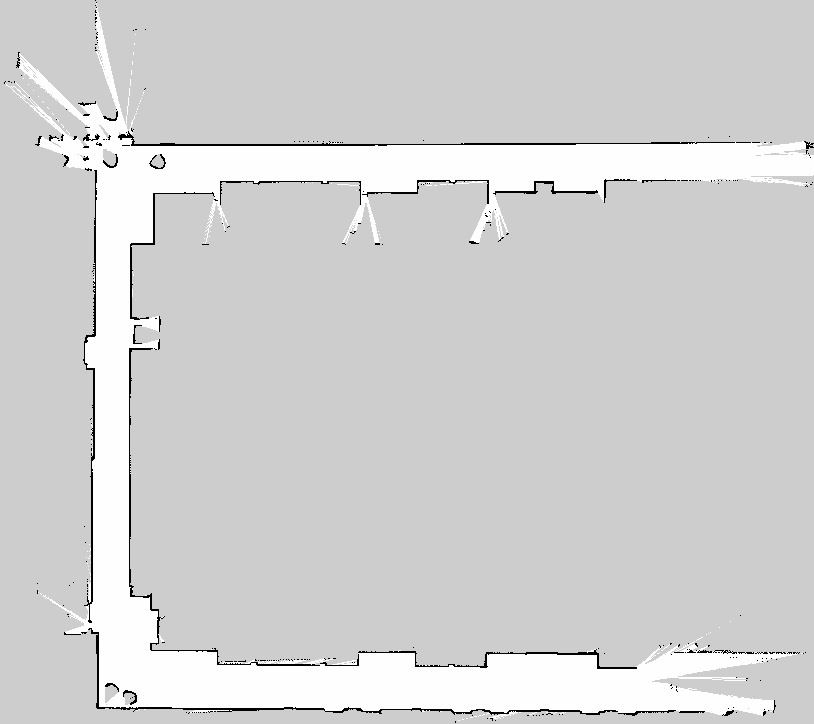
%> input picture deprecated/map/goodwin2dfloor.pgm, 814 x 724 px
$ octave process.m   (GNU Octave 9; MATLAB toolbox functions it lacks are replaced by stand-ins)
%> lines starting %> are read from the running program, lines starting %| are printed output that depends on the picture
### importfile.m
function db1 = importfile(filename, startRow, endRow)
%IMPORTFILE1 Import numeric data from a text file as a matrix.
%   DB1 = IMPORTFILE1(FILENAME) Reads data from text file FILENAME for the
%   default selection.
%
%   DB1 = IMPORTFILE1(FILENAME, STARTROW, ENDROW) Reads data from rows
%   STARTROW through ENDROW of text file FILENAME.
%
% Example:
%   db1 = importfile1('1477330902.txt', 1, 1985);
%
%    See also TEXTSCAN.

% Auto-generated by MATLAB on 2016/10/24 15:12:41

%% Initialize variables.
delimiter = '\t';
if nargin<=2
    startRow = 1;
    endRow = inf;
end

%% Format string for each line of text:
%   column1: double (%f)
%	column2: text (%s)
%   column3: double (%f)
%	column4: text (%s)
%   column5: double (%f)
%	column6: double (%f)
%   column7: text (%s)
% For more information, see the TEXTSCAN documentation.
formatSpec = '%f%s%f%s%f%f%s%[^\n\r]';

%% Open the text file.
fileID = fopen(filename,'r');

%% Read columns of data according to format string.
% This call is based on the structure of the file used to generate this
% code. If an error occurs for a different file, try regenerating the code
% from the Import Tool.
dataArray = textscan(fileID, formatSpec, endRow(1)-startRow(1)+1, 'Delimiter', delimiter, 'HeaderLines', startRow(1)-1, 'ReturnOnError', false);
for block=2:length(startRow)
    frewind(fileID);
    dataArrayBlock = textscan(fileID, formatSpec, endRow(block)-startRow(block)+1, 'Delimiter', delimiter, 'HeaderLines', startRow(block)-1, 'ReturnOnError', false);
    for col=1:length(dataArray)
        dataArray{col} = [dataArray{col};dataArrayBlock{col}];
    end
end

%% Close the text file.
fclose(fileID);

%% Post processing for unimportable data.
% No unimportable data rules were applied during the import, so no post
% processing code is included. To generate code which works for
% unimportable data, select unimportable cells in a file and regenerate the
% script.

%% Create output variable
db1 = table(dataArray{1:end-1}, 'VariableNames', {'timestamp','mac','rssi','ssid','x','y','cov'});

### deprecated/process.m
clear all, close all, clc;
% profile on
%% Map files
map.origin.x = -35.681483;
map.origin.y = -9.290859;
map.res = 0.05;
map.location = 'map/goodwin2dfloor.pgm';
map.map = imread(map.location);
%> map.map is the input picture: size 724x814 uint8; min 0, max 254, mean 209.5
map.map = flipdim(map.map ,1);
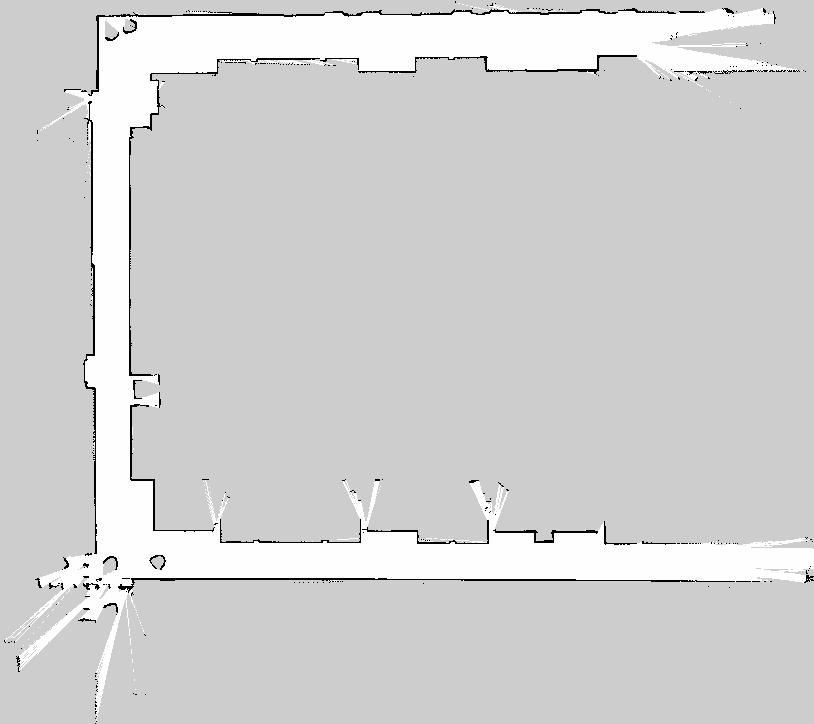
%> map.map: size 724x814 uint8; min 0, max 254, mean 209.5; mean of the top-left, top-right, bottom-left and bottom-right quarters 210.6, 208.8, 209.9, 208.7
map.map = map.map';
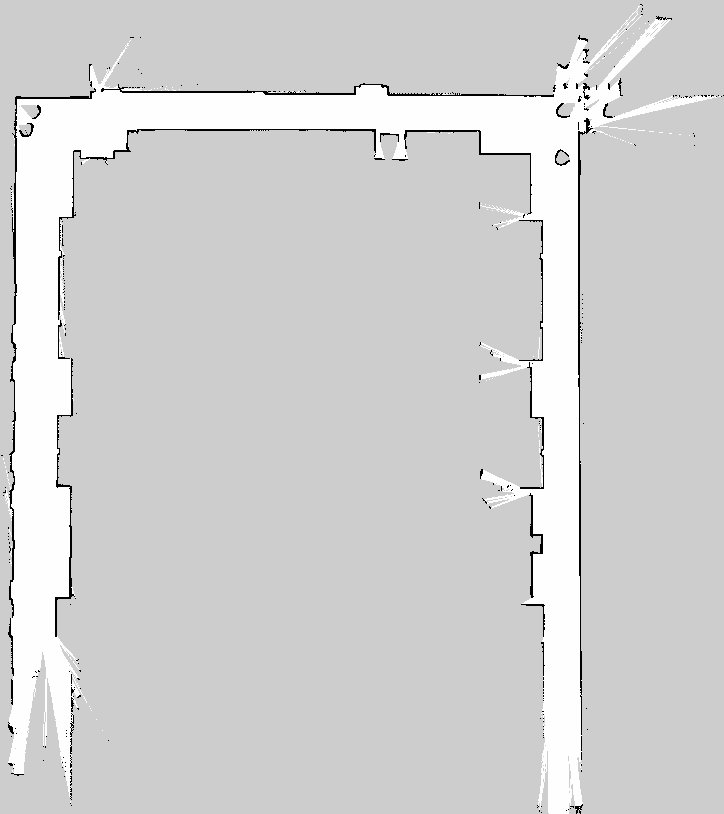
%> map.map: size 814x724 uint8; min 0, max 254, mean 209.5; mean of the top-left, top-right, bottom-left and bottom-right quarters 210.6, 209.9, 208.8, 208.7
%% Parse the data
db = importfile('measurements/1477330902.txt', 1, 1985);
%> the run ends on the next line
